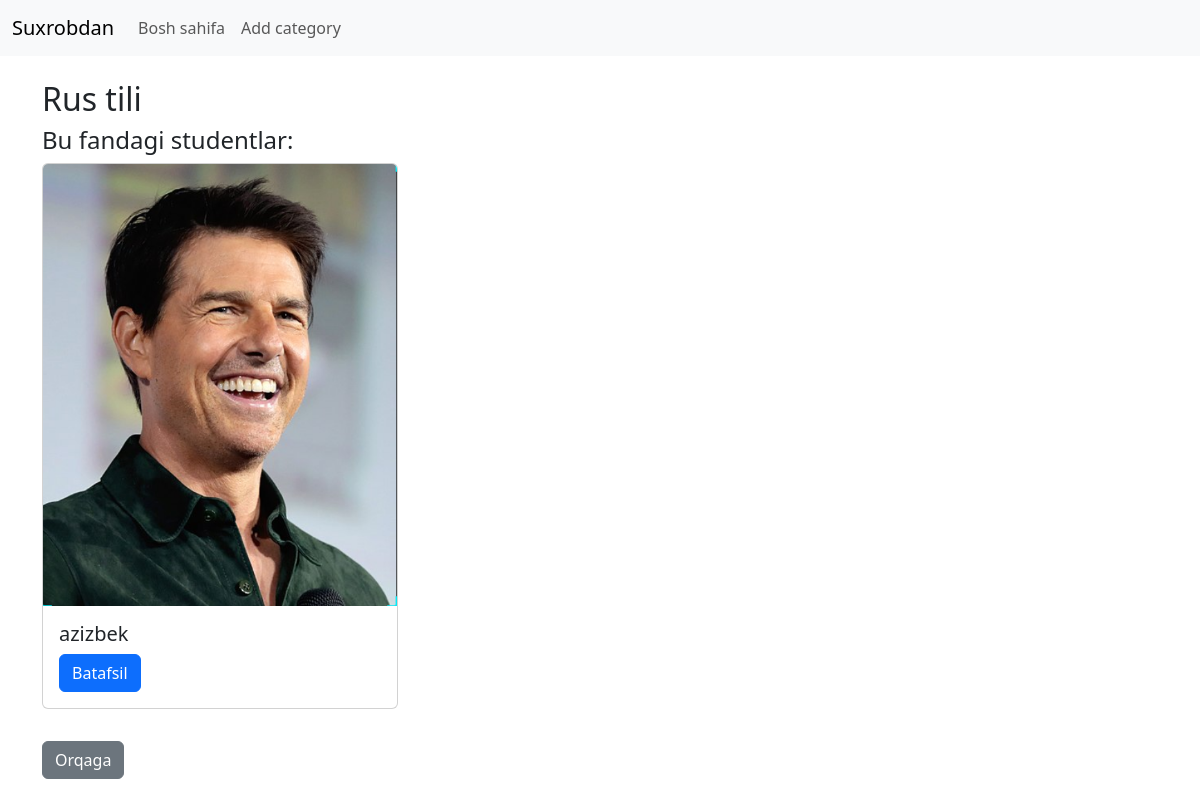
The page /fanlar/2/ on the database its author committed.
### configapp/models.py (models this page shows, shortened)
class Fanlar(models.Model):
    title = models.CharField(max_length=50)
    created_ed = models.DateTimeField(auto_now_add=True)
    updated_ed = models.DateTimeField(auto_now=True)

class Student(models.Model):
    name = models.CharField(max_length=50)
    surname = models.CharField(max_length=50)
    lastname = models.CharField(max_length=50)
    phone = models.CharField(max_length=15)
    address = models.CharField(max_length=255)
    email = models.EmailField(unique=True)
    yili= models.DateField()
    fanlar = models.ForeignKey(Fanlar, on_delete=models.CASCADE)
    created_ed = models.DateTimeField(auto_now_add=True)
    updated_ed = models.DateTimeField(auto_now=True)
    photo = models.ImageField(upload_to='photos/%Y/%m/%d/', blank=True, null=True)
    class Meta:
        verbose_name = "Student"
        verbose_name_plural = "Students"
        ordering = ['-created_ed']

### configapp/views.py (the view)
# urls.py: path('fanlar/<int:fanlar_id>/', fanlar, name='fanlar_detail'),
def fanlar(request, fanlar_id):
    fanlar = get_object_or_404(Fanlar, id=fanlar_id)
    context = {
        'fanlar': fanlar
    }
    return render(request, 'fanlar.html', context)

### configapp/templates/fanlar.html (shortened to what this page needs)
<!DOCTYPE html>
<html lang="en">
<head>
    <link href="https://cdn.jsdelivr.net/npm/bootstrap@5.3.0/dist/css/bootstrap.min.css" rel="stylesheet">
</head>
<body>
    {% include "navbar.html" %}
    <div class="container mt-4">
        <h2 class="mt-4">{{ fanlar.title }}</h2>
        <h4>Bu fandagi studentlar:</h4>
        <div class="row">
            {% for student in fanlar.student_set.all %}
                <div class="col-md-4">
                    <div class="card mb-3">
                        {% if student.photo %}
                            <img src="{{ student.photo.url }}" class="card-img-top" alt="{{ student.name }}">
                        {% else %}
                            <img src="https://via.placeholder.com/150" class="card-img-top" alt="No image available">
                        {% endif %}
                        <div class="card-body">
                            <h5 class="card-title">{{ student.name }}</h5>
                            <a href="{% url 'student_detail' student.id %}" class="btn btn-primary">Batafsil</a>
                        </div>
                    </div>
                </div>
            {% empty %}
                <p>Bu fandan hech qaysi student yo‘q</p>
            {% endfor %}
        </div>
        <a href="{% url 'index' %}" class="btn btn-secondary mt-3">Orqaga</a>
    </div>
</body>
</html>

### rows shown on the page
Fanlar: title "Rus tili"
Student: photo (picture), name "azizbek"
